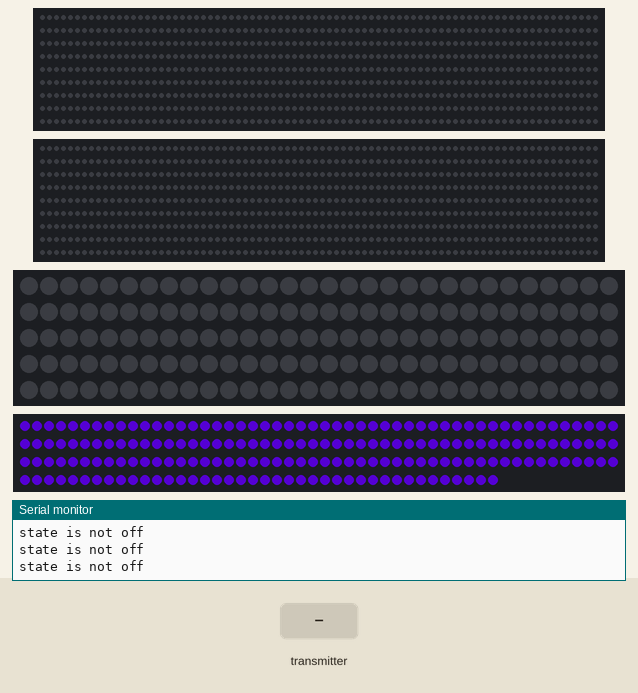
Simulated run of this sketch. Board: ESP32. Parts: 2 × 720 RGB LEDs in strip order, left to right, continuing on the next row, 150 RGB LEDs in strip order, left to right, continuing on the next row, 190 RGB LEDs in strip order, left to right, continuing on the next row, the last lines printed to the serial monitor. The inputs (shaded band) are chosen by the test bench. Dim RGB values are drawn brighter than linear; random numbers use the default seed unless the sketch sets one.

Above: at 1.2 s.
1.3 s: the transmitter starts sending unlocked = 1
At 1.61 s:
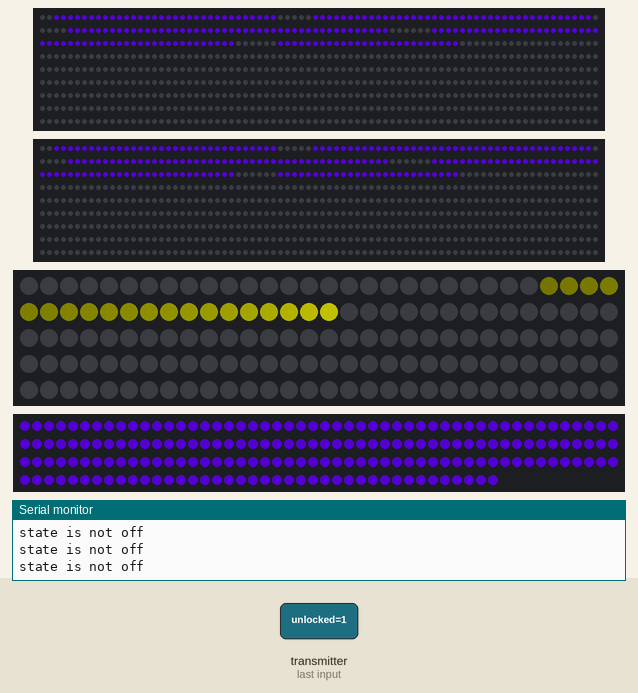
3.9 s: the transmitter starts sending playing = 0
At 4.4 s:
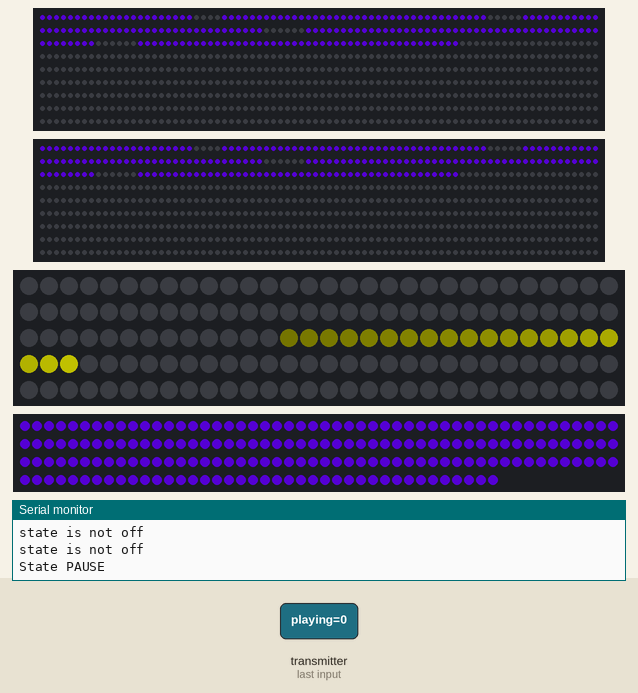
5.4 s: the transmitter starts sending playing = 1
At 6.31 s:
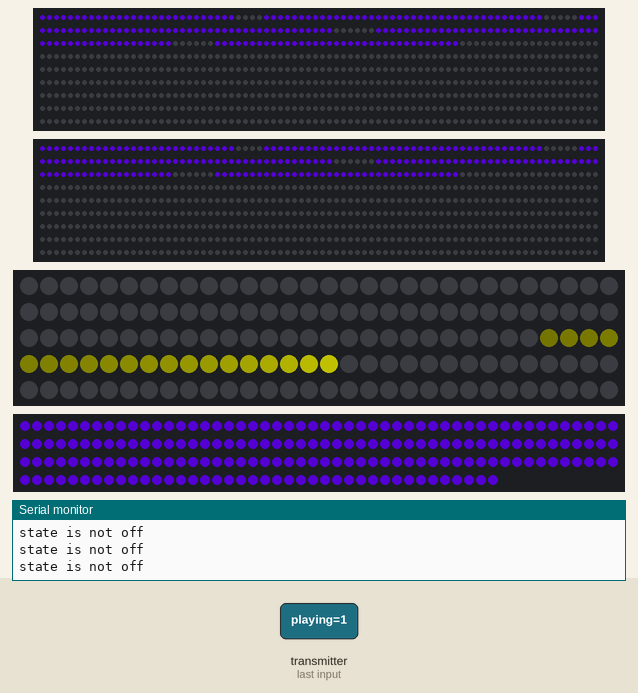
7.0 s: the transmitter starts sending on = 0
At 8.3 s:
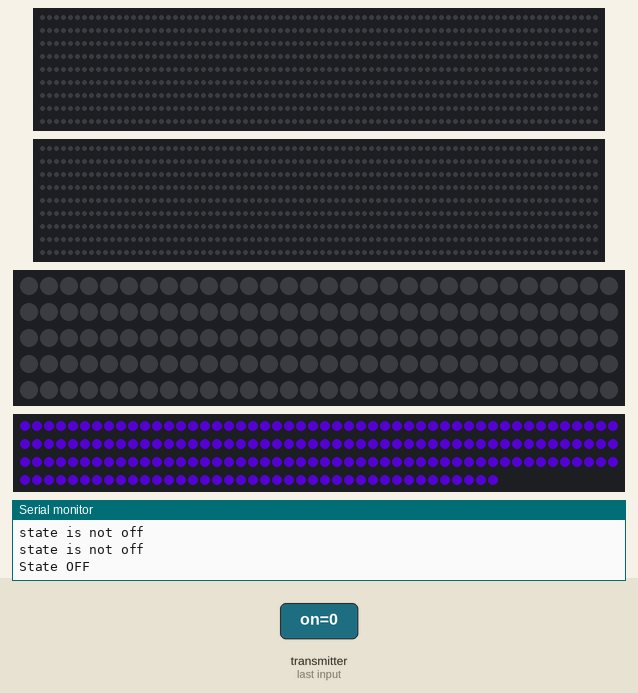
8.6 s: the transmitter starts sending on = 1
10.1 s: the transmitter starts sending rate = 25
At 11.5 s:
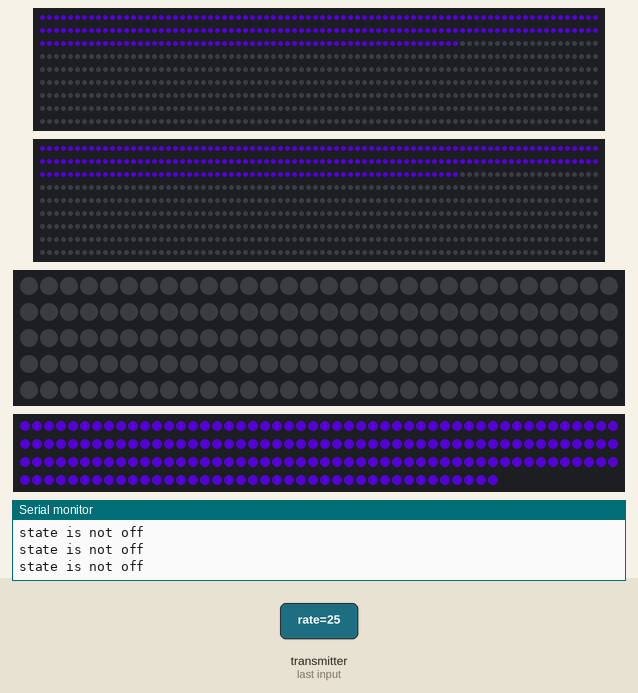
Timing chart, 0 to 13.1 s (numbered marks = the images above; inputs shaded):
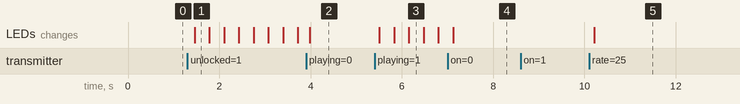

The sketch:

cassette.ino
```cpp
// #include <Adafruit_NeoPixel.h>
// #ifdef __AVR__
//  #include <avr/power.h> // Required for 16 MHz Adafruit Trinket
// #endif
#include <FastLED.h>
#include <esp_now.h>
#include <WiFi.h>
#include "Cassette.cpp"

#define LED_PIN_LEFT_SPOOL      32    // ESP32 pin for left spool/spiral LEDs on cassette
#define LED_PIN_RIGHT_SPOOL     15    // ESP32 pin for right spool/spiral LEDs on cassette
#define LED_PIN_INFINITY        27    // ESP32 pin for infinity loop LEDs around spirals on cassette
#define LED_PIN_OUTLINE         33    // ESP32 pin for LED outlined border on cassette

// these are redefined in other files because I'm bad at C++.
// !!! the values need to stay in sync across all files
#define SPOOL_LED_COUNT         240   // Number of LED pixels on one spool/spiral
#define INFINITY_LED_COUNT      150   // Number of LED pixels in the infinity loop
#define LEG_LED_COUNT           80    // Number of LED pixels in one COLUMN of cassette leg
#define LEG_LED_COLUMNS         6     // Number of columns of LEDs on one cassette leg
#define OUTLINE_LED_COUNT       190   // Number of LED pixels in cassette outline

#define LED_ANIMATION_UPDATE    50    // milliseconds between LED animation updates. Smaller number = faster animation

// LED strips
CRGB spoolLeftLeds[SPOOL_LED_COUNT + LEG_LED_COUNT * LEG_LED_COLUMNS];    // spool and leg LED strips are connected, one continuous line of LEDs
CRGB spoolRightLeds[SPOOL_LED_COUNT + LEG_LED_COUNT * LEG_LED_COLUMNS];
CRGB infinityLeds[INFINITY_LED_COUNT];
CRGB outlineLeds[OUTLINE_LED_COUNT];

// Cassette model
Cassette cassette(spoolLeftLeds, spoolRightLeds, infinityLeds, outlineLeds);

// LED pixel colors used in the cassette spools and legs
// The order of these colors within the array matters!
// Index 0 is saved for black/off
// Index 1 is the final purple color after the LEDs spiral in
// The rest are several colors up from the legs, spiraling into the cassette spools
uint32_t colors[] = {
    0x000000, // off
    0x6600ff, // final purple color
    0x5f03ff, // purple
    0xb700ff, // magenta
    0xff00bb, // hot pink
    0xFFA9FF, // light pink/white
};
const size_t NUM_COLORS = sizeof(colors) / sizeof(colors[0]);

// Defines which LED pixels belong to which ring/layer of the cassette spools
// Rings fill up one by one, starting from Ring 0 which is the smallest, innermost ring
// These numbers need to be tweaked by visual trial and error to see where the ring boundaries fall best
int rings[5][2] = {
  {0, 36},
  {36, 81},
  {81, 133},
  {133,191},
  {191, SPOOL_LED_COUNT - 20},
};

// used for timing random input bursts up each cassette leg
unsigned long intervalLeft, intervalRight, timeoutLeft, timeoutRight;
unsigned long lastTick;

const int INPUT_INTERVAL_MIN = 10000; // millisecond minimum interval between random leg inputs
const int INPUT_INTERVAL_MAX = 20000; // millisecond maximum interval between random leg inputs

const int NUM_RINGS = 5; // physically constant LED layout, see above about rings/layers
const int PRECONCERT_DURATION_MINUTES = 45;
const int INPUT_INTERVAL_AVG_MS = (INPUT_INTERVAL_MAX + INPUT_INTERVAL_MIN) / 2000;

// FORMULA FOR INPUTS PER RING
// 5 rings * x inputs/ring * 15 seconds/input = 2700 seconds = 45 minutes
// 45min / 5 rings / 15 seconds = x inputs (36 in this example)
const int INPUTS_PER_RING = PRECONCERT_DURATION_MINUTES * 60 / INPUT_INTERVAL_AVG_MS / NUM_RINGS;

// Structure of data received from remote when any remote setting is updated
typedef struct struct_message {
  bool on;
  bool playing;
  bool unlocked;
  float rate;
} struct_message;

struct_message receivedData = {true, true, false, 0.0};
struct_message previousData = {true, true, false, 0.0};
bool messageReceived = false;

// callback function that will be executed when data is received
void OnDataRecv(const uint8_t * mac, const uint8_t *incomingData, int len) {
  previousData = receivedData;
  memcpy(&receivedData, incomingData, sizeof(receivedData));
  messageReceived = true;

  // DEBUG REMOTE CONTROLLER DATA
  // Serial.print("ON: ");
  // Serial.println(receivedData.on);
  // Serial.println();
  // Serial.print("PLAYING: ");
  // Serial.println(receivedData.playing);
  // Serial.println();
  // Serial.print("UNLOCKED: ");
  // Serial.println(receivedData.unlocked);
  // Serial.println();
  // Serial.print("INPUT RATE: ");
  // Serial.println(receivedData.rate);
  // Serial.println();
}

void setup() {
  Serial.begin(115200);

  // Important! Initialize all LED strips to correct ESP32 pins and array lengths
  FastLED.addLeds<WS2812, LED_PIN_LEFT_SPOOL, GRB>(spoolLeftLeds, SPOOL_LED_COUNT + LEG_LED_COUNT * LEG_LED_COLUMNS);
  FastLED.addLeds<WS2812, LED_PIN_RIGHT_SPOOL, GRB>(spoolRightLeds, SPOOL_LED_COUNT + LEG_LED_COUNT * LEG_LED_COLUMNS);
  FastLED.addLeds<WS2812, LED_PIN_INFINITY, GRB>(infinityLeds, INFINITY_LED_COUNT);
  FastLED.addLeds<WS2812, LED_PIN_OUTLINE, GRB>(outlineLeds, OUTLINE_LED_COUNT);

  FastLED.setBrightness(128);

  WiFi.mode(WIFI_STA);
  if (esp_now_init() != ESP_OK) {
    Serial.println("Error initializing ESP-NOW");
    return;
  }
  esp_now_register_recv_cb(esp_now_recv_cb_t(OnDataRecv));

  for(int i = 0; i < OUTLINE_LED_COUNT; i++) {
    outlineLeds[i] = CRGB(colors[1]); // purple
  }

  if (cassette.state == "start") {
    scheduleInputLeft();
    scheduleInputRight();
  }
}

void loop() {
  if (messageReceived) { // any message from the remote controller?

    // handle remote control ON/OFF button states
    if (previousData.on != receivedData.on) {
      if (receivedData.on) { // off -> on
        Serial.println("State ON");
        cassette.switchState("start");
        scheduleInputLeft();
        scheduleInputRight();
      } else { // on -> off
        Serial.println("State OFF");
        cassette.switchState("off");
        FastLED.show();
      }
    }

    // handle remote control CONCERT UNLOCK state
    if (previousData.unlocked != receivedData.unlocked) {
      if(receivedData.unlocked) { // filling up -> unlocked
        Serial.println("State UNLOCK");
        cassette.switchState("unlock");
      } else { // unlock -> filling up
        Serial.println("State START");
        cassette.switchState("start");
      }
    }

    // handle remote control PLAY/PAUSE state
    if (previousData.playing != receivedData.playing) {
      if(receivedData.playing) { // paused -> playing
        Serial.println("State PLAY");
      } else { // playing -> paused
        Serial.println("State PAUSE");
      }
    }

    // handle remote control cassette spool fill percentage
    // hard control over percentage of the spool LEDs that are on
    if (previousData.rate != receivedData.rate) {
      cassette.setPercentFill(receivedData.rate);
    }

    messageReceived = false;
  }

  if (cassette.state == "off" || !receivedData.playing) {
    return; // do nothing
  }

  if (millis() >= timeoutLeft) {
    cassette.spoolLeft.addPixels();
    Serial.println("LEFT");
    scheduleInputLeft();
  }

  if (millis() >= timeoutRight) {
    cassette.spoolRight.addPixels();
    Serial.println("RIGHT");
    scheduleInputRight();
  }

  if (millis() - lastTick >= LED_ANIMATION_UPDATE) {
    cassette.tick(); // !!! important! updates our managed LED state
    lastTick = millis();
  }

  // !!! important! applies managed LED state to LED strips
  cassette.draw();

  // !!! important! makes LED updates actually visible
  FastLED.show();
}

void scheduleInputLeft() {
  intervalLeft = random(INPUT_INTERVAL_MIN, INPUT_INTERVAL_MAX);
  timeoutLeft = millis() + intervalLeft;
}

void scheduleInputRight() {
  intervalRight = random(INPUT_INTERVAL_MIN, INPUT_INTERVAL_MAX);
  timeoutRight = millis() + intervalRight;
}

// call this function from loop() to help visualize parts of the LED strips
void debugLegs() {
  for(int i = 0; i < 242; i++) {
    spoolLeftLeds[i] = CRGB::Green;
    spoolRightLeds[i] = CRGB::Green;
  }
  for(int i = 0; i < LEG_LED_COLUMNS; i++) {
    for(int j = 0; j < LEG_LED_COUNT; j++) {
      int color;
      if (i == 0) {
        color = CRGB::Blue;
      } else if (i == 1) {
        color = CRGB::Cyan;
      }
      else if (i == 2) {
        color = CRGB::Red;
      }
      else if (i == 3) {
        color = CRGB::Pink;
      }
      else if (i == 4) {
        color = CRGB::Green;
      }
      else if (i == 5) {
        color = CRGB::Red;
      }
      spoolLeftLeds[i * LEG_LED_COUNT + 242 + j] = color;
    }
  }
}
```

Cassette.cpp
```cpp
#include <Arduino.h>
#include <FastLED.h>

#include "Spool.cpp"
#include "Infinity.cpp"

// These are also defined in cassette.ino but I don't know how to import them here, so redefining.
// These need to stay in sync across all files though

#define SPOOL_LED_COUNT     720     // Number of LEDs in one spool/spiral, including leg. 240 for spiral + 80 * 6 for leg
#define INFINITY_LED_COUNT  150     // Number of LEDs in infinity loop
#define OUTLINE_LED_COUNT   190     // Number of LEDs in border outline

// pixel colors array defined in cassette.ino
extern uint32_t colors[];

/**
  This class manages all state for the all of the LED strips.
  It dispatches changes to sub-objects (Infinity and Spools), which directly control the LED pixels.
  It ticks each sub-object, draws them, and dispatches state changes.
*/

class Cassette {
  public:
    String state;
    Spool spoolLeft;
    Spool spoolRight;
    Infinity infinity;
    CRGB outlineLeds[OUTLINE_LED_COUNT];

    Cassette(
      CRGB (&spoolLeftLeds)[SPOOL_LED_COUNT],
      CRGB (&spoolRightLeds)[SPOOL_LED_COUNT],
      CRGB (&infinityLeds)[INFINITY_LED_COUNT],
      CRGB (&outlineLeds)[OUTLINE_LED_COUNT]
    ) :
      state("start"),
      spoolLeft(state, spoolLeftLeds),
      spoolRight(state, spoolRightLeds),
      infinity(state, infinityLeds) {
        this->switchState("start");
        memcpy(this->outlineLeds, outlineLeds, sizeof(this->outlineLeds));
      }

    void switchState(String newState) {
      this->state = newState;
      if (newState == "off") {
        drawOutline(false);
      }

      spoolLeft.switchState(newState);
      spoolRight.switchState(newState);
      infinity.switchState(newState);
    }

    void tick() {
      spoolLeft.tick();
      spoolRight.tick();
      infinity.tick();
    }

    void draw() {
      if (this->state != "off") {
        Serial.println("state is not off");
        drawOutline(true);
      } else {
        drawOutline(false);
      }

      spoolLeft.draw();
      spoolRight.draw();
      infinity.draw();
    }

    void drawOutline(bool on) {
      for(int i = 0; i < OUTLINE_LED_COUNT; i++) {
        if (on) {
          this->outlineLeds[i] = CRGB::Purple;
        } else {
          this->outlineLeds[i] = CRGB::Black;
        }
      }
    }

    void setPercentFill(float fill) {
      spoolLeft.setPercentFill(fill);
      spoolRight.setPercentFill(fill);
    }
};
```

Infinity.cpp
```cpp
#include <sys/_stdint.h>
#include <Arduino.h>
#include <FastLED.h>
#include <math.h>

#define LED_COUNT             150       // Number of LEDs in infinity loop
#define PIXEL_TRAIL_COUNT     20        // Number of continuous LED pixels moving around the infinity loop
#define PIXEL_TRAIL_ALPHA     0.2       // Controls how quickly LED pixel trail fades in brightness. Used in exponential fn below

static uint32_t yellow = 0xffff00;  // LED pixel color used for infinity loop

/**
  This class represents the infinity loop on the cassette tape; the strip of LEDs going around the two spools.
  It responds to state changes dispatched by the remote control.
  The infinity loop is only on during "concert unlock" state, not while the spools are filling up in pre-concert.
*/

class Infinity {
  public:
    CRGB (&leds)[LED_COUNT];

    String state;
    int idx;

    Infinity(String state, CRGB (&leds)[LED_COUNT]): state(state), leds(leds) {
      this->idx = 0;
    }

    void switchState(String newState) {
      this->state = newState;
      if (newState == "off") {
        this->clear();
      }
    }

    void tick() {
      this->idx = (this->idx + 1) % LED_COUNT;
    }

    void draw() {
      this->clear();

      if (this->state == "unlock" || this->state == "concert") {
        for (int i = 0; i < PIXEL_TRAIL_COUNT; i++) {
          int index = (this->idx + i) % LED_COUNT;
          int fade = 255 - this->getBrightness(i);
          leds[index] = CRGB(yellow).fadeLightBy(fade);
        }
      }
    }

    void clear() {
      for (int i = 0; i < LED_COUNT; i++) {
        leds[i] = CRGB(0x000000);
      }
    }

    int getBrightness(int pixelIndex, float alpha = PIXEL_TRAIL_ALPHA) {
      return (int)(255 * exp(-alpha * (PIXEL_TRAIL_COUNT - pixelIndex + 1)));
    }
};
```

Pixel.cpp
```cpp
#include <Arduino.h>
#include <FastLED.h>

// from cassette.ino
extern uint32_t colors[];
extern const size_t NUM_COLORS;

class Pixel {
  public:
    uint8_t ringNumber;
    uint8_t colorIdx;

    Pixel(uint8_t ringNumber = 0) {
      this->ringNumber = ringNumber;
      this->colorIdx = 0;
    }

    void setColor(uint8_t idx) {
      this->colorIdx = idx;
    }

    void draw(CRGB (&led), int fade=0) {
      if (this->colorIdx < NUM_COLORS) {
        uint32_t color = colors[this->colorIdx];
        led = CRGB(color).fadeLightBy(fade);
      }
    }
};
```

Source omitted: Spool.cpp (7132 bytes)

Measured:
- after the input at 1.3 s, the LEDs: change after 0.16 s (image 1)
- after the input at 5.4 s, the LEDs: first change after 0.10 s (image 3 shows a later state)
